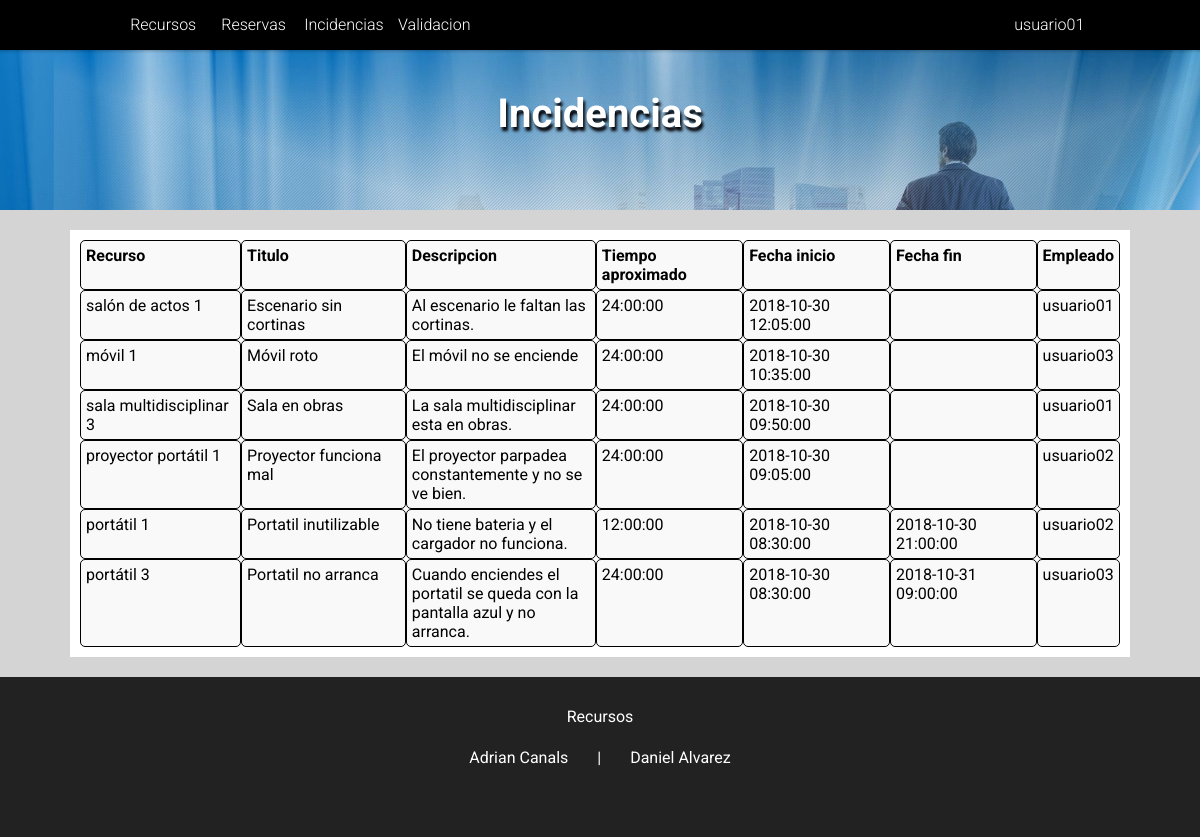
/PaginaWeb/index.php?mostrar=incidencias (signed in), run on an earlier commit of the app's database.
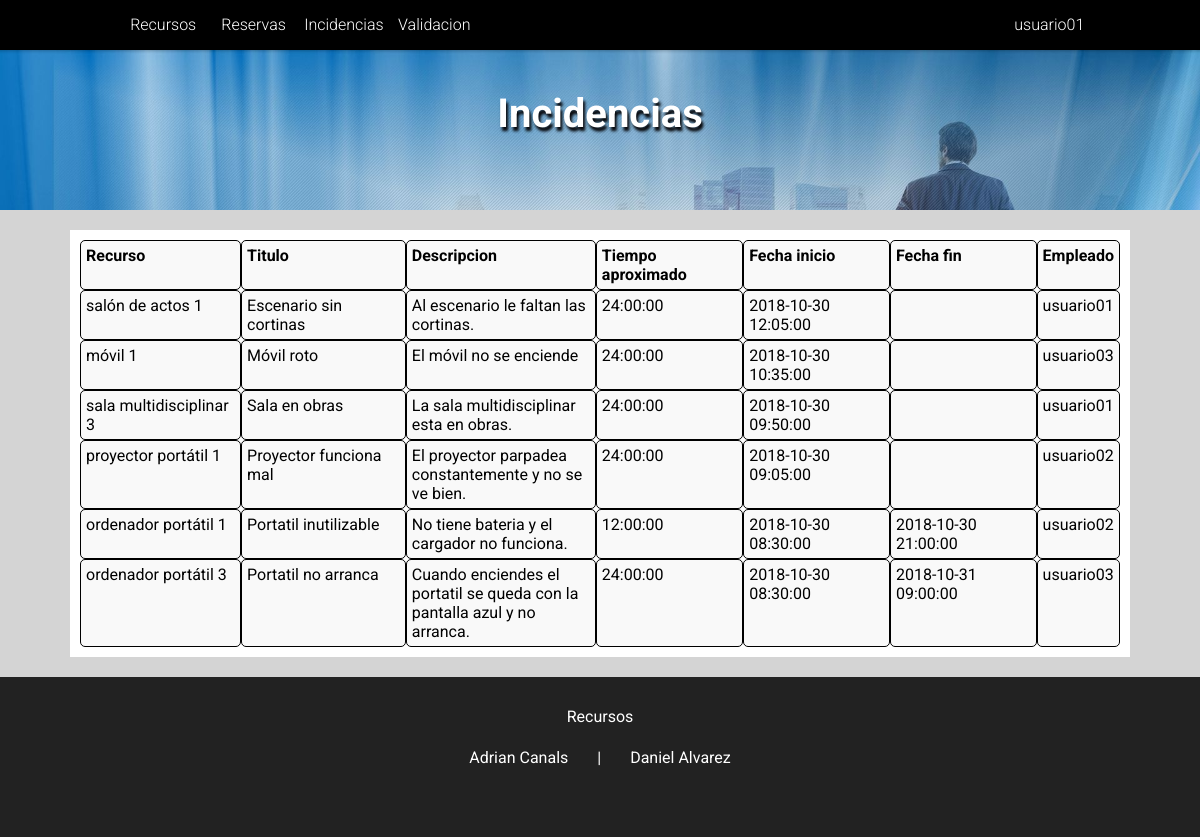
And on a later commit of the database.
### tables this page shows
CREATE TABLE IF NOT EXISTS `tbl_incidencia` (
`id_incidencia` int(11) NOT NULL AUTO_INCREMENT,
`titulo_incidencia` varchar(100) DEFAULT NULL,
`descripcion_incidencia` varchar(100) DEFAULT NULL,
`tiempoEstimado_incidencia` TIME DEFAULT NULL,
`fechaInicio_incidencia` DATETIME DEFAULT CURRENT_TIMESTAMP,
`fechaFinal_incidencia` DATETIME DEFAULT NULL,
`id_reserva` int(11) DEFAULT NULL,
PRIMARY KEY (`id_incidencia`)
);

CREATE TABLE IF NOT EXISTS `tbl_recurso` (
`id_recurso` int(11) NOT NULL AUTO_INCREMENT,
`rutaArchivos_recurso` varchar(100) DEFAULT 'assets/images/recursos/',
`nombreArchivos_recurso` varchar(100) DEFAULT NULL,
`extensionArchivos_recurso` varchar(10) DEFAULT '.jpg',
`nombre_recurso` varchar(100) DEFAULT NULL,
`descripcion_recurso` text DEFAULT NULL,
`disp_recurso` ENUM('si', 'no') DEFAULT 'si',
`id_tipoRecurso` int(11) DEFAULT NULL,
PRIMARY KEY (`id_recurso`)
);

CREATE TABLE IF NOT EXISTS `tbl_empleado` (
`id_empleado` int(11) NOT NULL AUTO_INCREMENT,
`email_empleado` varchar(100) DEFAULT NULL,
`usuario_empleado` varchar(100) DEFAULT NULL,
`password_empleado` varchar(255) DEFAULT NULL,
`nombre_empleado` varchar(100) DEFAULT NULL,
`apellido_empleado` varchar(100) DEFAULT NULL,
`grupo_empleado` ENUM('usuarios', 'administradores') DEFAULT 'usuarios',
PRIMARY KEY (`id_empleado`),
UNIQUE KEY `email_empleado` (`email_empleado`),
UNIQUE KEY `usuario_empleado` (`usuario_empleado`)
);

### PaginaWeb/php/incidencias.php (the view, shortened to what this page needs)
<article>
	<?php
		if (isset($_REQUEST['idUsu'])) {
			$us=$_REQUEST['idUsu'];
			$consulta=mysqli_query($link, "SELECT * FROM `tbl_incidencia` INNER JOIN `tbl_reserva` ON `tbl_reserva`.`id_reserva`=`tbl_incidencia`.`id_reserva` INNER JOIN `tbl_recurso` ON `tbl_reserva`.`id_recurso` = `tbl_recurso`.`id_recurso` INNER JOIN `tbl_empleado` ON `tbl_empleado`.`id_empleado`=`tbl_reserva`.`id_empleado` WHERE `tbl_reserva`.`id_empleado`='$us' ORDER BY `fechaInicio_incidencia` DESC");
			$boton = true;
		}else{
			$consulta=mysqli_query($link, "SELECT * FROM `tbl_incidencia` INNER JOIN `tbl_reserva` ON `tbl_reserva`.`id_reserva`=`tbl_incidencia`.`id_reserva` INNER JOIN `tbl_recurso` ON `tbl_reserva`.`id_recurso` = `tbl_recurso`.`id_recurso` INNER JOIN `tbl_empleado` ON `tbl_empleado`.`id_empleado`=`tbl_reserva`.`id_empleado` ORDER BY `fechaInicio_incidencia` DESC");
		}
		echo "<div class='tabla'>";
			if(mysqli_num_rows($consulta)>0) {
				echo "<div class='fila encabezado'>";
					echo "<div class='columna noRecursos'>Recurso</div>";
					echo "<div class='columna noRecursos'>Titulo</div>";
					echo "<div class='columna noRecursos'>Descripcion</div>";
					echo "<div class='columna noRecursos'>Tiempo aproximado</div>";
					echo "<div class='columna noRecursos'>Fecha inicio</div>";
					echo "<div class='columna noRecursos'>Fecha fin</div>";
					echo "<div class='columna noRecursos'>Empleado</div>";
				echo "</div>";
				while($array = mysqli_fetch_array($consulta)) {
					$tituloIncidencia = $array['titulo_incidencia'];
					$descripcion = $array['descripcion_incidencia'];
					$tiempoEstimado = $array['tiempoEstimado_incidencia'];
					$fechaInicio = $array['fechaInicio_incidencia'];
					$fechaFin = $array['fechaFinal_incidencia'];
					$recurso = $array['nombre_recurso'];
					$empleado = $array['usuario_empleado'];
					echo "<div class='fila'>";
						echo "<div class='columna noRecursos'>$recurso</div>";
						echo "<div class='columna noRecursos'>$tituloIncidencia</div>";
						echo "<div class='columna noRecursos'>$descripcion</div>";
						echo "<div class='columna noRecursos'>$tiempoEstimado</div>";
						echo "<div class='columna noRecursos'>$fechaInicio</div>";
						echo "<div class='columna noRecursos'>$fechaFin</div>";
						echo "<div class='columna noRecursos'>$empleado</div>";
					echo "</div>";
				}
			} else {
				echo "Aún no hay incidencias";
			}
		echo "</div>";
	?>
</article>

What changed in the data, as far as the page shows it:
changed through a linked row, tbl_incidencia "Portatil inutilizable": tbl_recurso.nombre_recurso "portátil 1" → "ordenador portátil 1"
changed through a linked row, tbl_incidencia "Portatil no arranca": tbl_recurso.nombre_recurso "portátil 3" → "ordenador portátil 3"
